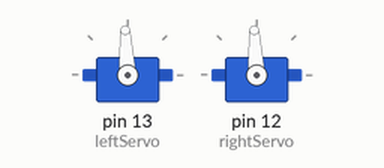
Recording of a program running on a simulated Arduino Uno, built with avr-gcc and run on an emulated ATmega328P. On the bench: 2 × servo.

Above: at 0.1 s.
At 5.8 s:
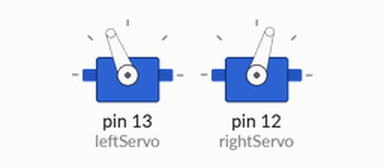
At 9.6 s:
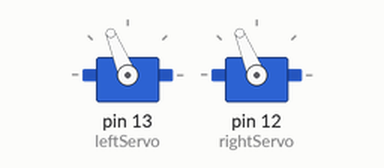
Timing chart, 0 to 11.1 s (numbered marks = the images above):
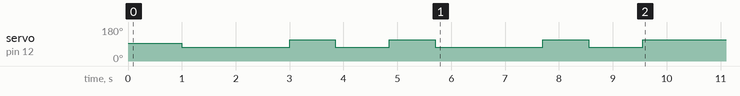

The program:

main.cpp
```cpp
#include <Arduino.h>
#include <Servo.h>

// Declarations for servo motors
Servo leftServo;
Servo rightServo;

// Constants for servo positions
const int turnRight = 850; // Right turn position in microseconds

/*
Example Arduino code to move a car in a rectangular path.
Adjust values for motor speed and run duration as needed.

Was your code repeatable? How can we improve it?

How can we make the code more modular and reusable?
*/

void setup() {
  leftServo.attach(13);  // Attach left servo to pin 13
  rightServo.attach(12); // Attach right servo to pin 12
  leftServo.writeMicroseconds(1500);  // Set left servo to neutral position
  rightServo.writeMicroseconds(1500); // Set right servo to neutral position
  delay(1000); // Wait for 1 second

  for (int i = 0; i < 2; i++) { // Two long sides
    // Move forward (adjust time for your car's rectangle length)
    leftServo.writeMicroseconds(1700);
    rightServo.writeMicroseconds(1300);
    delay(2000);

    // Turn 90 degrees (pivot right, adjust time for your car's turn)
    leftServo.writeMicroseconds(1700);
    rightServo.writeMicroseconds(1700);
    delay(turnRight);

    // Move forward (short side)
    leftServo.writeMicroseconds(1700);
    rightServo.writeMicroseconds(1300);
    delay(1000);

    // Turn 90 degrees (pivot right)
    leftServo.writeMicroseconds(1700);
    rightServo.writeMicroseconds(1700);
    delay(turnRight);
  }

  // Stop the motors
  leftServo.detach();
  rightServo.detach();
}

void loop() {
  // put your main code here, to run repeatedly:
}
```
